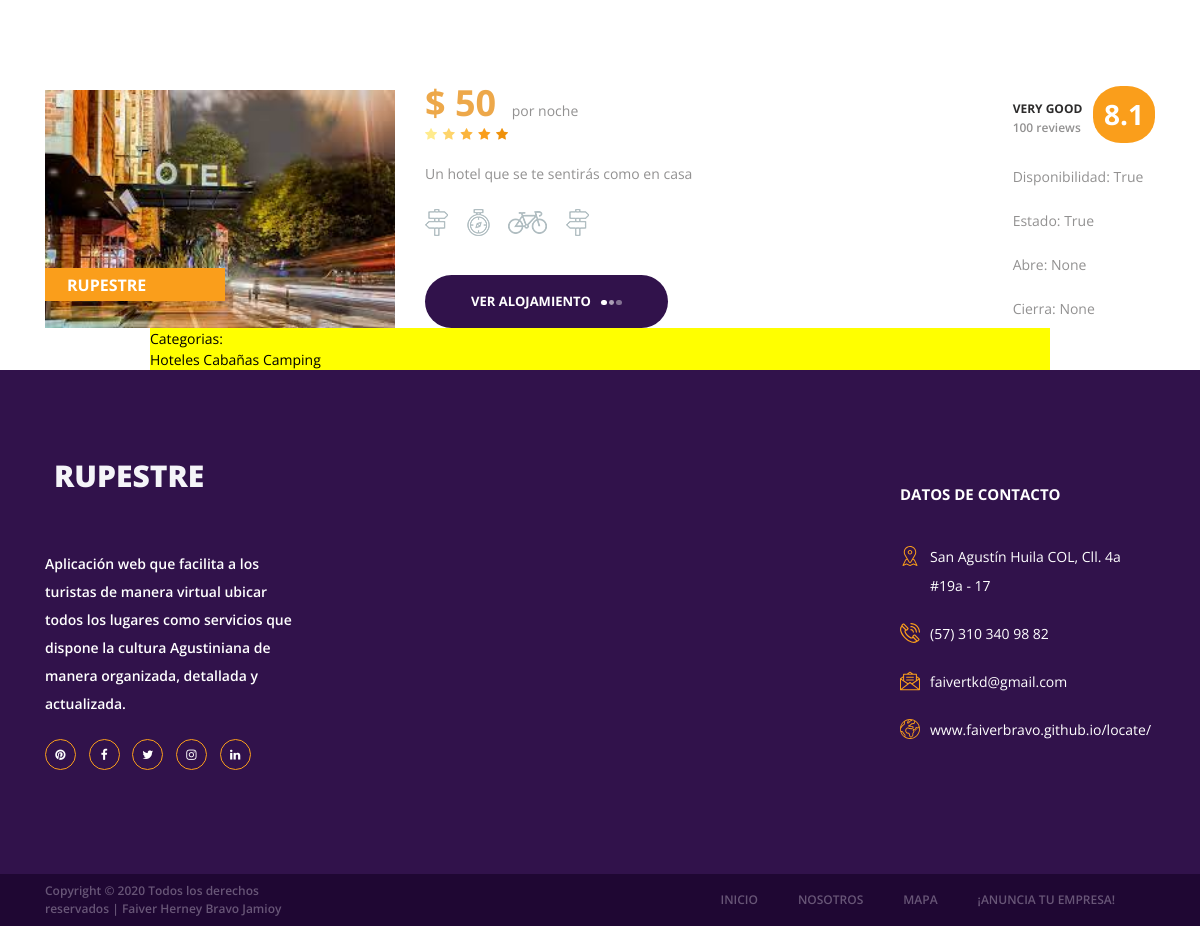
Before: /alojamientos/ (lower part) with the older database file.
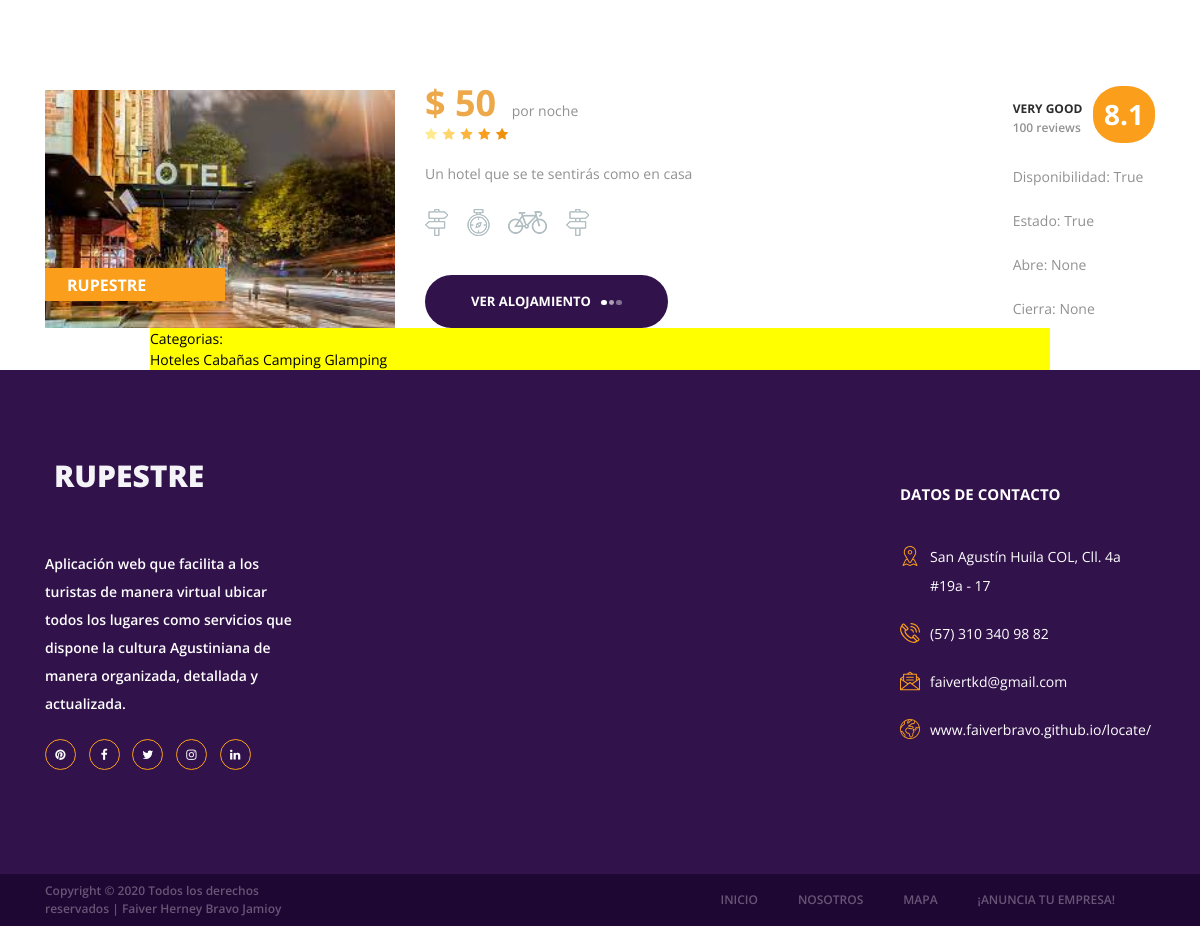
After: the same page with the newer database file.
### alojamientos/models.py (models this page shows, shortened)
class Alojamiento(models.Model):
    nombre=models.CharField(max_length=50)
    descripcion=models.CharField(max_length=150)
    imagen=models.ImageField(upload_to='alojamientos')
    precio=models.IntegerField( null=True, blank=True)#opcional subir precio
    categorias=models.ManyToManyField(Categoria) #relación de muchos a muchos entre Categoria y Post
    disponibilidad=models.BooleanField(default=True)
    activo=models.BooleanField(default=True)# prendido o apagado
    abrir=models.TimeField(null=True)
    cerrar=models.TimeField(null=True)
    created=models.DateTimeField(auto_now_add=True, verbose_name='fecha de creación')
    updated=models.DateTimeField(auto_now_add=True)
    class Meta:
        verbose_name='alojamiento'
        verbose_name_plural='alojamientos'

class Categoria(models.Model):
    nombre=models.CharField(max_length=50)
    created=models.DateTimeField(auto_now_add=True)
    updated=models.DateTimeField(auto_now_add=True)
    class Meta:
        verbose_name='categoria'
        verbose_name_plural='categorias'

### alojamientos/views.py (the view)
# urls.py: path('alojamientos/', include('alojamientos.urls')),
def alojamientos(request):
    alojamientos=Alojamiento.objects.all()
    categorias=Categoria.objects.all()
    posts=Post.objects.all()
    return render(request, "alojamientos/alojamientos.html", {
        "alojamientos": alojamientos,
        "categorias": categorias,
        "posts": posts,
        })

### alojamientos/templates/alojamientos/alojamientos.html (shortened to what this page needs)
{% extends "RupestreApp/base2.html" %}
{% load static %}
{% block content %}
	<div class="offers">
	{% for alojamiento in alojamientos %}
		<div class="container">
			<div class="row">
				<div class="col-lg-12">
					<div class="offers_grid">
						<div class="offers_item rating_4">
							<div class="row">
								<div class="col-lg-3 col-1680-4">
									<div class="offers_image_container">
										<div class="offers_image_background" style="background-image:url({{alojamiento.imagen.url}})"></div>
										<div class="offer_name"><a href="alojamiento_detalle/{{alojamiento.id}}">{{alojamiento.nombre}}</a></div>
									</div>
								</div>
								<div class="col-lg-8">
									<div class="offers_content">
										<div class="offers_price">$ {{alojamiento.precio}}<span> por noche</span></div>
										<div class="rating_r rating_r_5 offers_rating" data-rating="4">
											<i></i>
											<i></i>
											<i></i>
											<i></i>
											<i></i>
										</div>
										<p class="offers_text">{{alojamiento.descripcion}}</p>
										<div class="offers_icons">
											<ul class="offers_icons_list">
												<li class="offers_icons_item"><img src="{% static 'images/iconos/post.png' %}" alt=""></li>
												<li class="offers_icons_item"><img src="{% static 'images/iconos/compass.png' %}" alt=""></li>
												<li class="offers_icons_item"><img src="{% static 'images/iconos/bicycle.png' %}" alt=""></li>
												<li class="offers_icons_item"><img src="{% static 'images/iconos/post.png' %}" alt=""></li>
											</ul>
										</div>
										<div class="button book_button"><a href="alojamiento_detalle/{{alojamiento.id}}">ver alojamiento<span></span><span></span><span></span></a></div>
										<div class="offer_reviews">
											<div class="offer_reviews_content">
												<div class="offer_reviews_title">very good</div>
												<div class="offer_reviews_subtitle">100 reviews</div>
											</div>
											<div class="offer_reviews_rating text-center">8.1</div>
											<p class="offers_text">Disponibilidad: {{alojamiento.disponibilidad}}</p>
											<p class="offers_text">Estado: {{alojamiento.activo}}</p>
											<p class="offers_text">Abre: {{alojamiento.abrir}}</p>
											<p class="offers_text">Cierra: {{alojamiento.cerrar}}</p>
										</div>
									</div>
								</div>
							</div>
						</div>
					</div>
				</div>
			</div>
		</div>
	</div>
	{% endfor %}
	<section>
		<div style="width:75%; background-color: yellow; margin:auto; text-align: left ; color: black;">
			Categorias:<div></div>
			{% for categoria in categorias %}
				{{categoria.nombre}}
			{% endfor %}
		</div>
	</section>
{% endblock %}

Changed rows visible on the page:
added Categoria: nombre "Glamping"
